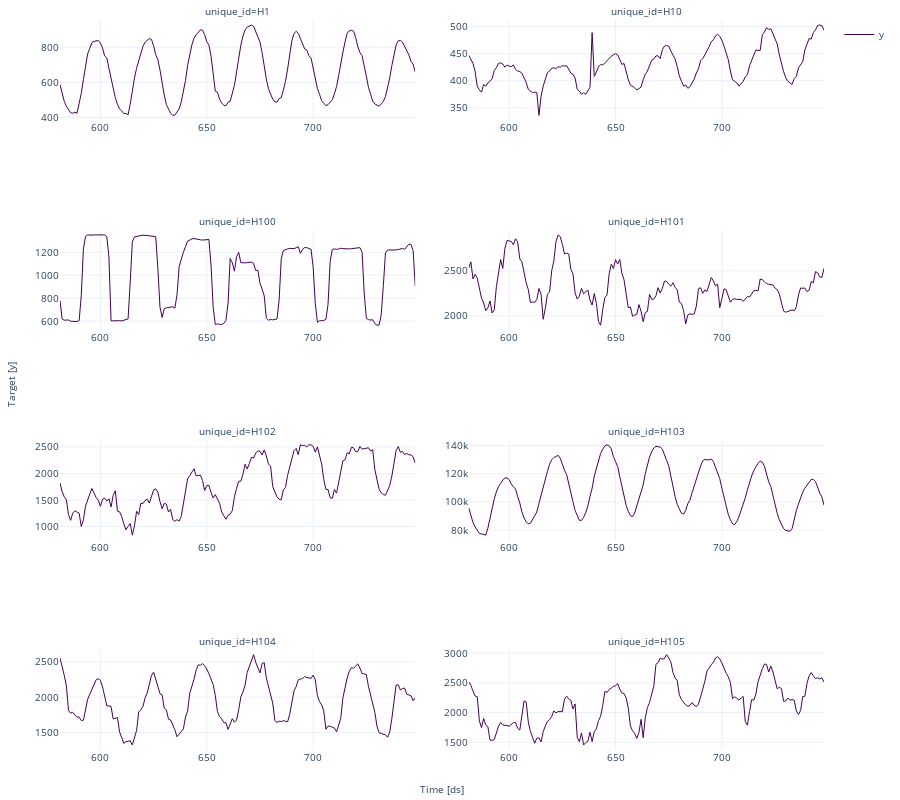

The cell this chart's notebook holds for it:
### Code cell
fig

### Figure 1 — Plotly figure (JSON) as saved in the notebook; plotly's stock layout.template omitted (floating-point values rounded to 4 significant figures; data arrays with more than 128 entries replaced by an {"elided": "..."} marker saying what was removed)
{"data": [{"legendgroup": "y", "line": {"color": "#440154", "width": 1}, "mode": "lines", "name": "y", "showlegend": true, "type": "scatter", "x": {"elided": "168 int values"}, "xaxis": "x", "y": {"elided": "168 int values"}, "yaxis": "y"}, {"legendgroup": "y", "line": {"color": "#440154", "width": 1}, "mode": "lines", "name": "y", "showlegend": false, "type": "scatter", "x": {"elided": "168 int values"}, "xaxis": "x2", "y": {"elided": "168 int values"}, "yaxis": "y2"}, {"legendgroup": "y", "line": {"color": "#440154", "width": 1}, "mode": "lines", "name": "y", "showlegend": false, "type": "scatter", "x": {"elided": "168 int values"}, "xaxis": "x3", "y": {"elided": "168 int values"}, "yaxis": "y3"}, {"legendgroup": "y", "line": {"color": "#440154", "width": 1}, "mode": "lines", "name": "y", "showlegend": false, "type": "scatter", "x": {"elided": "168 int values"}, "xaxis": "x4", "y": {"elided": "168 int values"}, "yaxis": "y4"}, {"legendgroup": "y", "line": {"color": "#440154", "width": 1}, "mode": "lines", "name": "y", "showlegend": false, "type": "scatter", "x": {"elided": "168 int values"}, "xaxis": "x5", "y": {"elided": "168 int values"}, "yaxis": "y5"}, {"legendgroup": "y", "line": {"color": "#440154", "width": 1}, "mode": "lines", "name": "y", "showlegend": false, "type": "scatter", "x": {"elided": "168 int values"}, "xaxis": "x6", "y": {"elided": "168 int values"}, "yaxis": "y6"}, {"legendgroup": "y", "line": {"color": "#440154", "width": 1}, "mode": "lines", "name": "y", "showlegend": false, "type": "scatter", "x": {"elided": "168 int values"}, "xaxis": "x7", "y": {"elided": "168 int values"}, "yaxis": "y7"}, {"legendgroup": "y", "line": {"color": "#440154", "width": 1}, "mode": "lines", "name": "y", "showlegend": false, "type": "scatter", "x": {"elided": "168 int values"}, "xaxis": "x8", "y": {"elided": "168 int values"}, "yaxis": "y8"}], "layout": {"annotations": [{"font": {"size": 10}, "showarrow": false, "text": "unique_id=H1", "x": 0.2325, "xanchor": "center", "xref": "paper", "y": 1, "yanchor": "bottom", "yref": "paper"}, {"font": {"size": 10}, "showarrow": false, "text": "unique_id=H10", "x": 0.7675, "xanchor": "center", "xref": "paper", "y": 1, "yanchor": "bottom", "yref": "paper"}, {"font": {"size": 10}, "showarrow": false, "text": "unique_id=H100", "x": 0.2325, "xanchor": "center", "xref": "paper", "y": 0.7125, "yanchor": "bottom", "yref": "paper"}, {"font": {"size": 10}, "showarrow": false, "text": "unique_id=H101", "x": 0.7675, "xanchor": "center", "xref": "paper", "y": 0.7125, "yanchor": "bottom", "yref": "paper"}, {"font": {"size": 10}, "showarrow": false, "text": "unique_id=H102", "x": 0.2325, "xanchor": "center", "xref": "paper", "y": 0.425, "yanchor": "bottom", "yref": "paper"}, {"font": {"size": 10}, "showarrow": false, "text": "unique_id=H103", "x": 0.7675, "xanchor": "center", "xref": "paper", "y": 0.425, "yanchor": "bottom", "yref": "paper"}, {"font": {"size": 10}, "showarrow": false, "text": "unique_id=H104", "x": 0.2325, "xanchor": "center", "xref": "paper", "y": 0.1375, "yanchor": "bottom", "yref": "paper"}, {"font": {"size": 10}, "showarrow": false, "text": "unique_id=H105", "x": 0.7675, "xanchor": "center", "xref": "paper", "y": 0.1375, "yanchor": "bottom", "yref": "paper"}, {"font": {"size": 10}, "showarrow": false, "text": "Time [ds]", "x": 0.5, "xanchor": "center", "xref": "paper", "y": 0, "yanchor": "top", "yref": "paper", "yshift": -30}, {"font": {"size": 10}, "showarrow": false, "text": "Target [y]", "textangle": -90, "x": 0, "xanchor": "right", "xref": "paper", "xshift": -40, "y": 0.5, "yanchor": "middle", "yref": "paper"}], "autosize": true, "font": {"size": 10}, "height": 800, "margin": {"b": 50, "l": 60, "r": 10, "t": 20}, "xaxis": {"anchor": "y", "domain": [0, 0.465], "showticklabels": true, "visible": true}, "xaxis2": {"anchor": "y2", "domain": [0.535, 1.0], "showticklabels": true, "visible": true}, "xaxis3": {"anchor": "y3", "domain": [0, 0.465], "showticklabels": true, "visible": true}, "xaxis4": {"anchor": "y4", "domain": [0.535, 1.0], "showticklabels": true, "visible": true}, "xaxis5": {"anchor": "y5", "domain": [0, 0.465], "showticklabels": true, "visible": true}, "xaxis6": {"anchor": "y6", "domain": [0.535, 1.0], "showticklabels": true, "visible": true}, "xaxis7": {"anchor": "y7", "domain": [0, 0.465], "showticklabels": true, "visible": true}, "xaxis8": {"anchor": "y8", "domain": [0.535, 1.0], "showticklabels": true, "visible": true}, "yaxis": {"anchor": "x", "domain": [0.8625, 1]}, "yaxis2": {"anchor": "x2", "domain": [0.8625, 1]}, "yaxis3": {"anchor": "x3", "domain": [0.575, 0.7125]}, "yaxis4": {"anchor": "x4", "domain": [0.575, 0.7125]}, "yaxis5": {"anchor": "x5", "domain": [0.2875, 0.425]}, "yaxis6": {"anchor": "x6", "domain": [0.2875, 0.425]}, "yaxis7": {"anchor": "x7", "domain": [0, 0.1375]}, "yaxis8": {"anchor": "x8", "domain": [0, 0.1375]}}}
